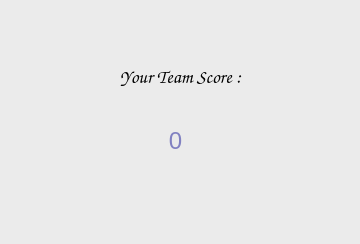
<?xml version="1.0" encoding="UTF-8"?>
<ui version="4.0">
 <class>Dialog</class>
 <widget class="QDialog" name="Dialog">
  <property name="geometry">
   <rect>
    <x>0</x>
    <y>0</y>
    <width>360</width>
    <height>244</height>
   </rect>
  </property>
  <property name="windowTitle">
   <string>Dialog</string>
  </property>
  <property name="styleSheet">
   <string notr="true">background-color: rgb(235, 235, 235);</string>
  </property>
  <widget class="QLabel" name="label">
   <property name="geometry">
    <rect>
     <x>80</x>
     <y>60</y>
     <width>201</width>
     <height>33</height>
    </rect>
   </property>
   <property name="font">
    <font>
     <family>Comic Sans MS</family>
     <pointsize>14</pointsize>
     <weight>50</weight>
     <italic>false</italic>
     <bold>false</bold>
    </font>
   </property>
   <property name="styleSheet">
    <string notr="true">font: 14pt &quot;Comic Sans MS&quot;;</string>
   </property>
   <property name="text">
    <string>Your Team Score :</string>
   </property>
   <property name="alignment">
    <set>Qt::AlignCenter</set>
   </property>
  </widget>
  <widget class="QLabel" name="finalscore">
   <property name="geometry">
    <rect>
     <x>110</x>
     <y>120</y>
     <width>131</width>
     <height>41</height>
    </rect>
   </property>
   <property name="font">
    <font>
     <family>MS Shell Dlg 2</family>
     <pointsize>18</pointsize>
     <weight>50</weight>
     <italic>false</italic>
     <bold>false</bold>
    </font>
   </property>
   <property name="styleSheet">
    <string notr="true">color: rgb(129, 129, 193);

font: 18pt &quot;MS Shell Dlg 2&quot;;</string>
   </property>
   <property name="text">
    <string>0</string>
   </property>
   <property name="alignment">
    <set>Qt::AlignCenter</set>
   </property>
  </widget>
 </widget>
 <resources/>
 <connections/>
</ui>
